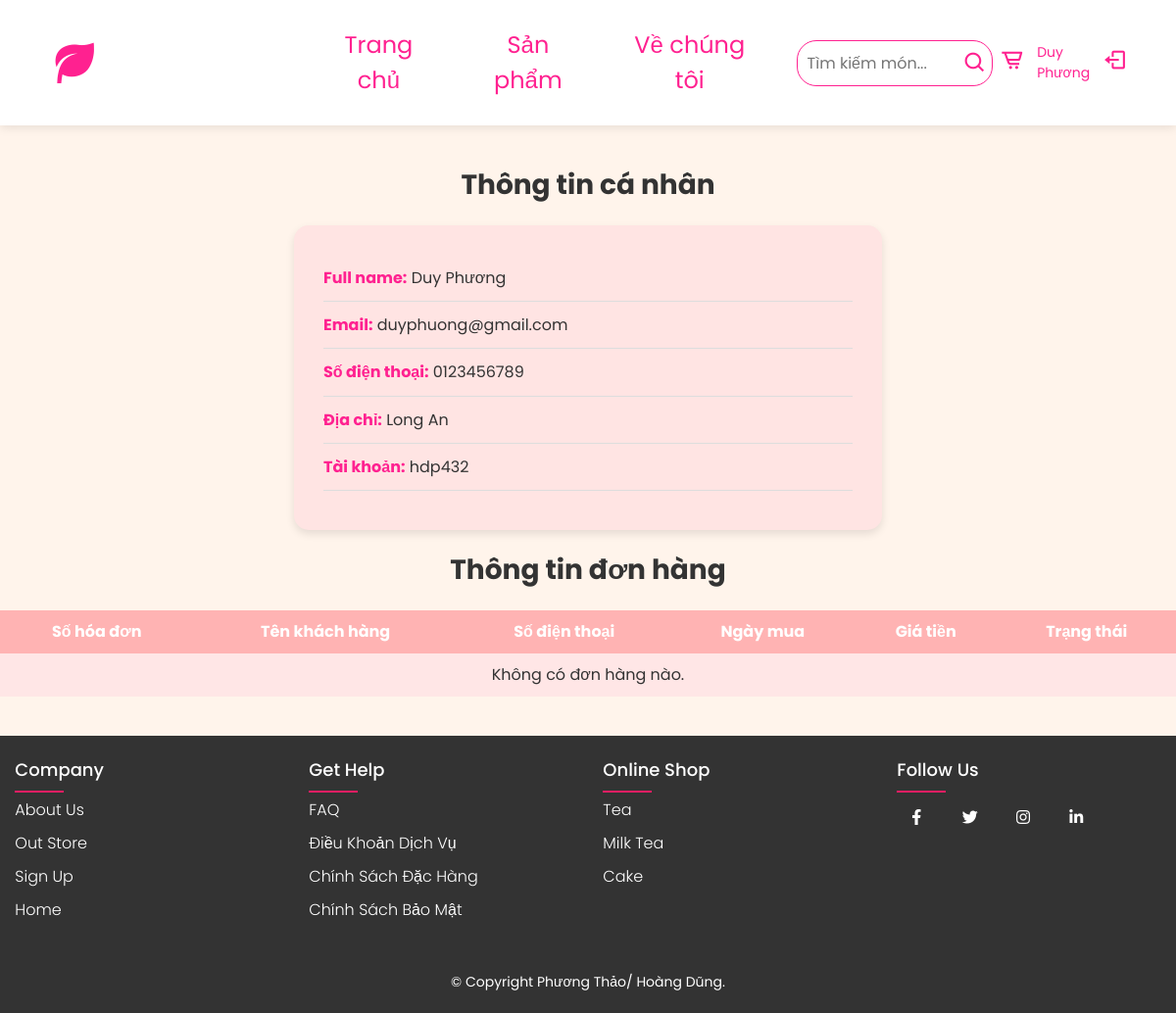
The page /profile.php (signed in) on the database its author committed.
### tables this page shows
CREATE TABLE `user` (
  `id` int(11) NOT NULL,
  `fullname` varchar(255) DEFAULT NULL,
  `email` varchar(255) DEFAULT NULL,
  `phone_number` varchar(255) DEFAULT NULL,
  `address` varchar(255) DEFAULT NULL,
  `password` varchar(255) DEFAULT NULL,
  `role_id` int(11) DEFAULT NULL,
  `created_at` datetime DEFAULT NULL,
  `updated_at` datetime DEFAULT NULL,
  `taikhoan` varchar(200) DEFAULT NULL
);

### public/profile.php (the view, shortened to what this page needs)
<?php
require('header.php');
require('../db/conn.php');
?>
<link rel="stylesheet" href="https://unpkg.com/boxicons@latest/css/boxicons.min.css">
<div class="background-container">
    <div class="login-card">
        <div class="text-center">
            <h2>Thông tin cá nhân</h2>
        </div>
        <div class="user-info-container">
            <?php
            if (isset($_SESSION['user'])) {
                $userId = $_SESSION['user']['id'];
                $sql = "SELECT * FROM user WHERE id = ?";
                $stmt = $conn->prepare($sql);
                $stmt->bind_param("i", $userId);
                $stmt->execute();
                $result = $stmt->get_result();
                $user = $result->fetch_assoc();
                echo '<div class="user-info">';
                echo '<p><strong>Full name:</strong> ' . htmlspecialchars($user['fullname']) . '</p>';
                echo '<p><strong>Email:</strong> ' . htmlspecialchars($user['email']) . '</p>';
                echo '<p><strong>Số điện thoại:</strong> ' . htmlspecialchars($user['phone_number']) . '</p>';
                echo '<p><strong>Địa chỉ:</strong> ' . htmlspecialchars($user['address']) . '</p>';
                echo '<p><strong>Tài khoản:</strong> ' . htmlspecialchars($user['taikhoan']) . '</p>';
                echo '</div>';
            }
            ?>
        </div>
    </div>
    <div class="login-card">
        <div class="text-center">
            <h2>Thông tin đơn hàng</h2>
        </div>
        <div class="order-table">
            <div class="table-responsive">
                <table class="table table-bordered" id="dataTable" width="100%" cellspacing="0">
                    <thead>
                        <tr>
                            <th>Số hóa đơn</th>
                            <th>Tên khách hàng</th>
                            <th>Số điện thoại</th>
                            <th>Ngày mua</th>
                            <th>Giá tiền</th>
                            <th>Trạng thái</th>
                        </tr>
                    </thead>
                    <tbody>
                    <?php
                        $sql_str = "
                            SELECT o.*, COALESCE(SUM(od.total_money), 0) AS total_money
                            FROM `orders` o
                            LEFT JOIN order_details od ON o.id = od.order_id
                            WHERE o.user_id = ?
                            GROUP BY o.id
                            ORDER BY o.id";
                        $stmt_orders = $conn->prepare($sql_str);
                        $stmt_orders->bind_param("i", $userId);
                        $stmt_orders->execute();
                        $result_orders = $stmt_orders->get_result();
                        if ($result_orders->num_rows > 0) {
                            while ($row = $result_orders->fetch_assoc()) {
                                ?>
                                <tr>
                                    <td>
                                        <a href="details_order.php?id=<?= $row['id'] ?>">
                                            <?= htmlspecialchars($row['id']) ?>
                                        </a>
                                    </td>
                                    <td><?= htmlspecialchars($row['fullname']) ?></td>
                                    <td><?= htmlspecialchars($row['phone_number']) ?></td>
                                    <td><?= htmlspecialchars($row['ngay_lap']) ?></td>
                                    <td><?= htmlspecialchars($row['total_money']) ?></td>
                                    <td>
                                        <?php
                                        if ($row['trang_thai'] == 0) {
                                            echo '<span style="color: red;">Chưa xử lý</span>';
                                        } else {
                                            echo '<span style="color: green;">Đã xử lý</span>';
                                        }
                                        ?>
                                    </td>
                                </tr>
                                <?php
                            }
                        } else {
                            echo "<tr><td colspan='7'>Không có đơn hàng nào.</td></tr>";
                        }
                    ?>
                    </tbody>
                </table>
            </div>
        </div>
    </div>
</div>
<?php
require('footer1.php');
?>

### public/css/style_header.css (style rules this page uses)
* { font-family: 'Poppins', sans-serif; margin: 0; padding: 0; box-sizing: border-box; scroll-padding-top: 4rem; scroll-behavior: smooth; list-style: none; text-decoration: none; }
:root { --main-color:#ffe5f0; --second-color:#ffbcd6; --text-coler:#fff; --bg-color:#fff4eb; }
body { color: var(--text-coler); margin-top: 80px; }

### public/css/style_footer.css (style rules this page uses)
html, body { height: 100%; margin: 0; padding: 0; }
body { line-height: 1.5; font-family: 'Poppins', sans-serif; display: flex; flex-direction: column; min-height: 100vh; }
* { margin: 0; padding: 0; box-sizing: border-box; }

### public/profile.php (style rules this page uses)
.user-info-container { background-color: #ffe4e3; border-radius: 15px; padding: 30px; max-width: 600px; margin: 20px auto; box-shadow: 0 4px 8px rgba(0, 0, 0, 0.1); font-family: Arial, sans-serif; transition: transform 0.3s ease-in-out; }
.user-info p { font-size: 16px; line-height: 1.7; color: #333; margin: 10px 0; border-bottom: 1px solid #ddd; padding-bottom: 10px; }
.user-info p strong { font-weight: bold; color: #ff2190; }
.login-card h2 { font-size: 28px; font-weight: bold; margin-bottom: 20px; color: #333; text-align: center; }
.background-container { background-color: #fff4eb; padding: 40px 0; }
.login-card { margin-top: 0; margin-bottom: 0; background-color: #fff4eb; }
.order-table { margin-top: 20px; width: 100%; }
.order-table th, .order-table td { padding: 10px; text-align: center; }
.order-table th { background-color: #ffb3b3; color: #fff; }
.order-table td { background-color: #ffe6e6; color: #333; }

### rows shown on the page
user: fullname "Duy Phương", email "duyphuong@gmail.com", phone_number "0123456789", address "Long An", taikhoan "hdp432"

### other values the page prints
$_SESSION['user']['fullname'] "Duy Phương"
